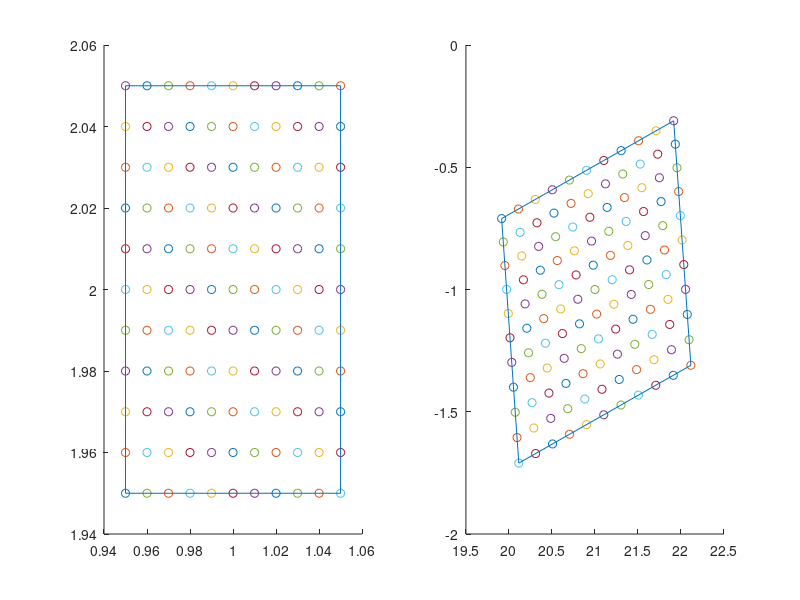

Reproduce this figure in MATLAB.
X = @(x)0.95+(x-1)/100;
Y = @(y)1.95+(y-1)/100;
W = @(x,y)x.^2 + 5* y.^2;
Z = @(x,y)-5*x.^2 + y.^2;
for i = 1:11
    x(i) = X(i);
    for j = 1:11
        subplot(1,2,1)
        hold on 
        y(j) = Y(j);
        scatter(x(i),y(j));
        subplot(1,2,2)
        w = W(x(i),y(j));
        z = Z(x(i),y(j));
        scatter(w,z);
        hold on;
    end
end
subplot(1,2,1)
a = [X(1) X(1) X(11) X(11) X(1)];
b = [Y(1) Y(11) Y(11) Y(1) Y(1)];
plot(a,b);
c = [W(X(1),Y(1)),W(X(1),Y(11)),W(X(11),Y(11)),W(X(11),Y(1)),W(X(1),Y(1))];
d = [Z(X(1),Y(1)),Z(X(1),Y(11)),Z(X(11),Y(11)),Z(X(11),Y(1)),Z(X(1),Y(1))];
subplot(1,2,2)
plot(c,d)
s1 = polyarea(a,b);
s2 = polyarea(c,d);
ratio = s2/s1




